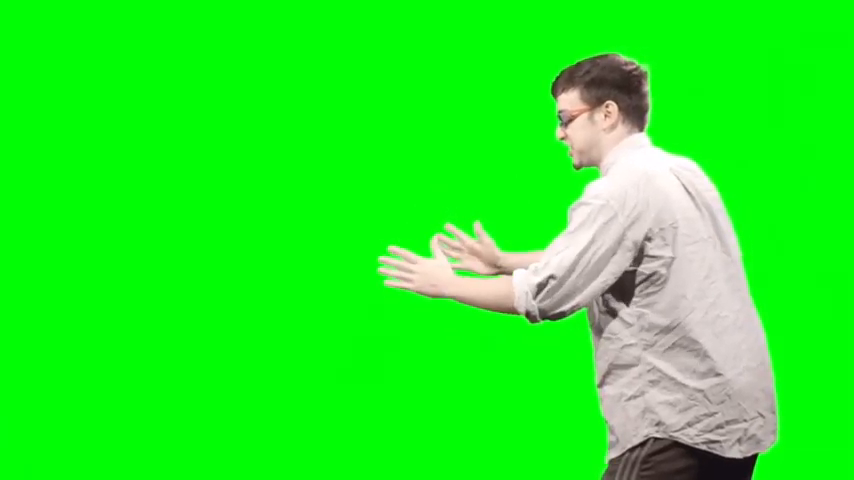
#> input picture frame 24 of 0117/green_screen_vid.mp4, 854 x 480 px, given in place of the camera
$ python 2020-01-29-peopleDetection.py
#> lines starting #> are read from the running program, lines starting #| are printed output that depends on the picture
# import the necessary packages
import numpy as np
import cv2

# initialize the HOG descriptor/person detector
hog = cv2.HOGDescriptor()
hog.setSVMDetector(cv2.HOGDescriptor_getDefaultPeopleDetector())

cv2.startWindowThread()

# open webcam video stream
cap = cv2.VideoCapture(1)

# the output will be written to output.avi
out = cv2.VideoWriter(
    'output.avi',
    cv2.VideoWriter_fourcc(*'MJPG'),
    15.,
    (640,480))

while(True):
    # Capture frame-by-frame
    ret, frame = cap.read()
#> frame is the input picture: shape (480, 854, 3); mean B, G, R 34.8, 239.2, 35

    # resizing for faster detection
    frame = cv2.resize(frame, (640, 480))
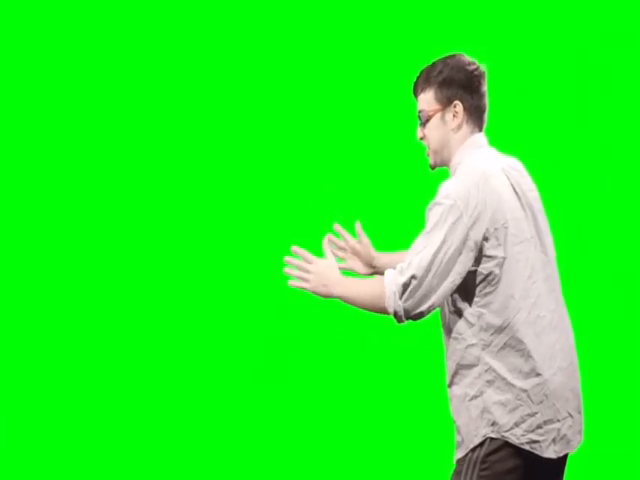
#> frame: shape (480, 640, 3); mean B, G, R 34.8, 239.2, 35
    # using a greyscale picture, also for faster detection
    gray = cv2.cvtColor(frame, cv2.COLOR_RGB2GRAY)
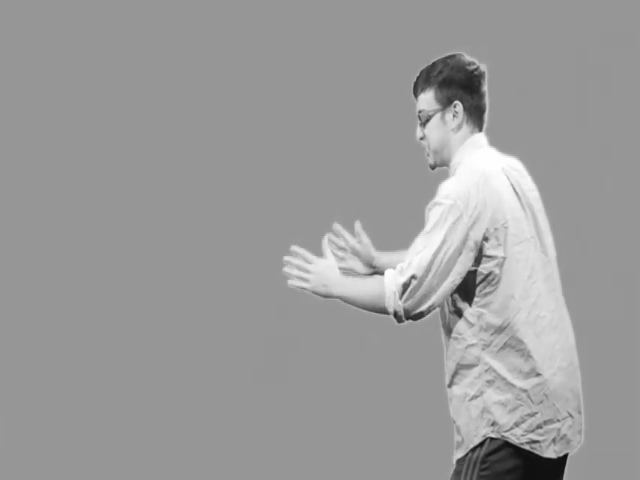
#> gray: shape (480, 640); min 12, max 255, mean 154.8

    # detect people in the image
    # returns the bounding boxes for the detected objects
    boxes, weights = hog.detectMultiScale(frame, winStride=(8,8) )
#> boxes = (); weights = ()

    boxes = np.array([[x, y, x + w, y + h] for (x, y, w, h) in boxes])
#> boxes = empty array

    for (xA, yA, xB, yB) in boxes:
        # display the detected boxes in the colour picture
        cv2.rectangle(frame, (xA, yA), (xB, yB),
                          (0, 255, 0), 2)
#> this loop made 0 passes

    # Write the output video
    out.write(frame.astype('uint8'))
    # Display the resulting frame
    cv2.imshow('frame',frame)
    if cv2.waitKey(1) & 0xFF == ord('q'):
#> (key q is pressed here)
        break

# When everything done, release the capture
cap.release()
# and release the output
out.release()
# finally, close the window
cv2.destroyAllWindows()
cv2.waitKey(1)

$ run again, starting later in the video
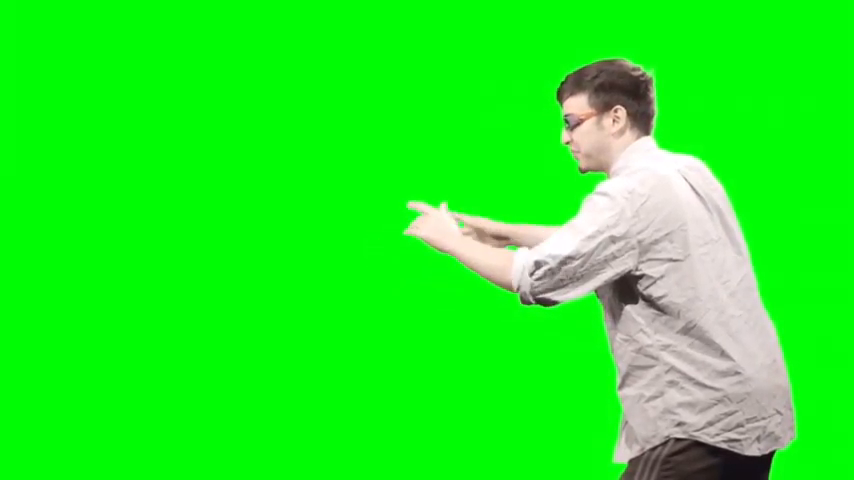
#> input picture frame 111 of 0117/green_screen_vid.mp4, 854 x 480 px, given in place of the camera
#> frame is the input picture: shape (480, 854, 3); mean B, G, R 33.5, 239.1, 33.4
#> `frame = cv2.resize(frame, (640, 480))`:
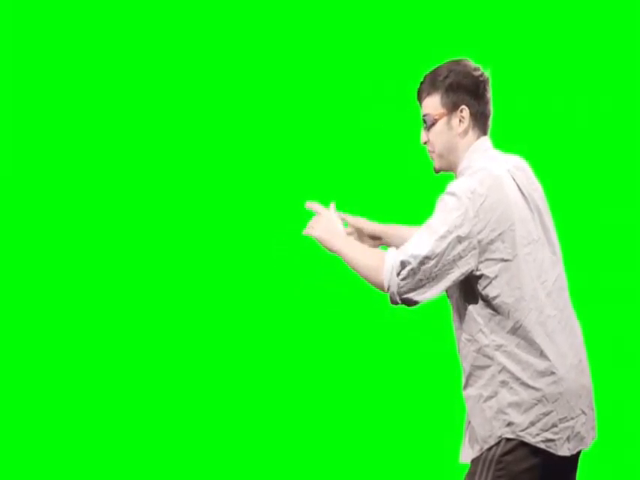
#> frame: shape (480, 640, 3); mean B, G, R 33.5, 239.1, 33.4
#> `gray = cv2.cvtColor(frame, cv2.COLOR_RGB2GRAY)`:
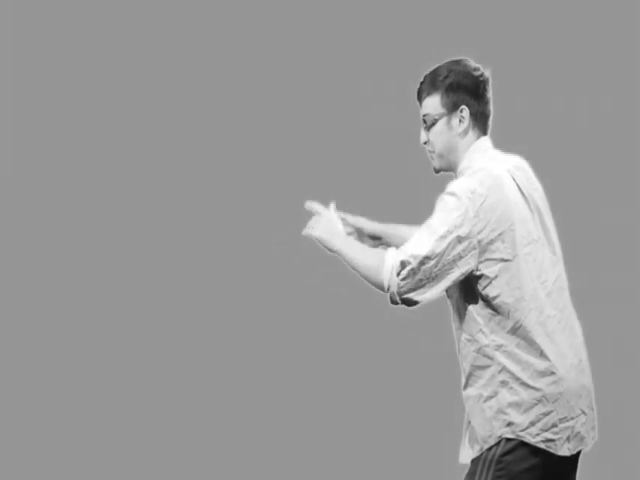
#> gray: shape (480, 640); min 14, max 255, mean 154.1
#> `boxes, weights = hog.detectMultiScale(frame, winStride=(8,8) )`: boxes = ()
#> `boxes = np.array([[x, y, x + w, y + h] for (x, y, w, h) in boxes])`: boxes = empty array

$ run again, starting later in the video
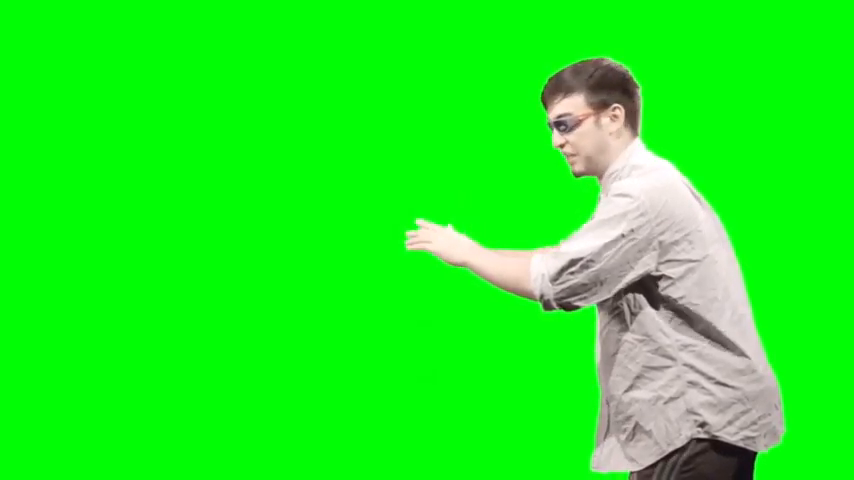
#> input picture frame 197 of 0117/green_screen_vid.mp4, 854 x 480 px, given in place of the camera
#> frame is the input picture: shape (480, 854, 3); mean B, G, R 31.1, 239.8, 30.7
#> `gray = cv2.cvtColor(frame, cv2.COLOR_RGB2GRAY)`:
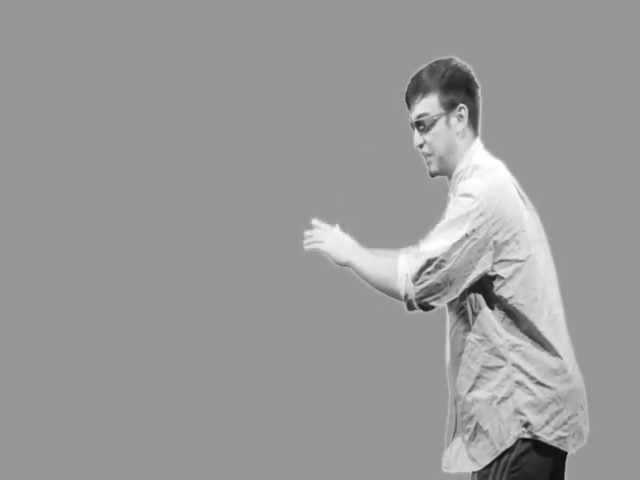
#> gray: shape (480, 640); min 10, max 255, mean 153.4
#> `boxes, weights = hog.detectMultiScale(frame, winStride=(8,8) )`: boxes = [[406, 98, 73, 146]]; weights = [0.764]
#> `boxes = np.array([[x, y, x + w, y + h] for (x, y, w, h) in boxes])`: boxes = [[406, 98, 479, 244]]
#> the loop `for (xA, yA, xB, yB) in boxes:` made 1 pass
#> after the loop `for (xA, yA, xB, yB) in boxes:`:
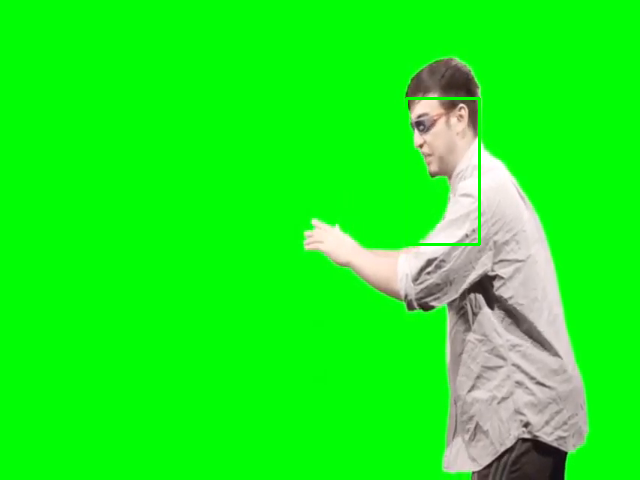
#> frame: shape (480, 640, 3); mean B, G, R 30.6, 239.9, 30.1
